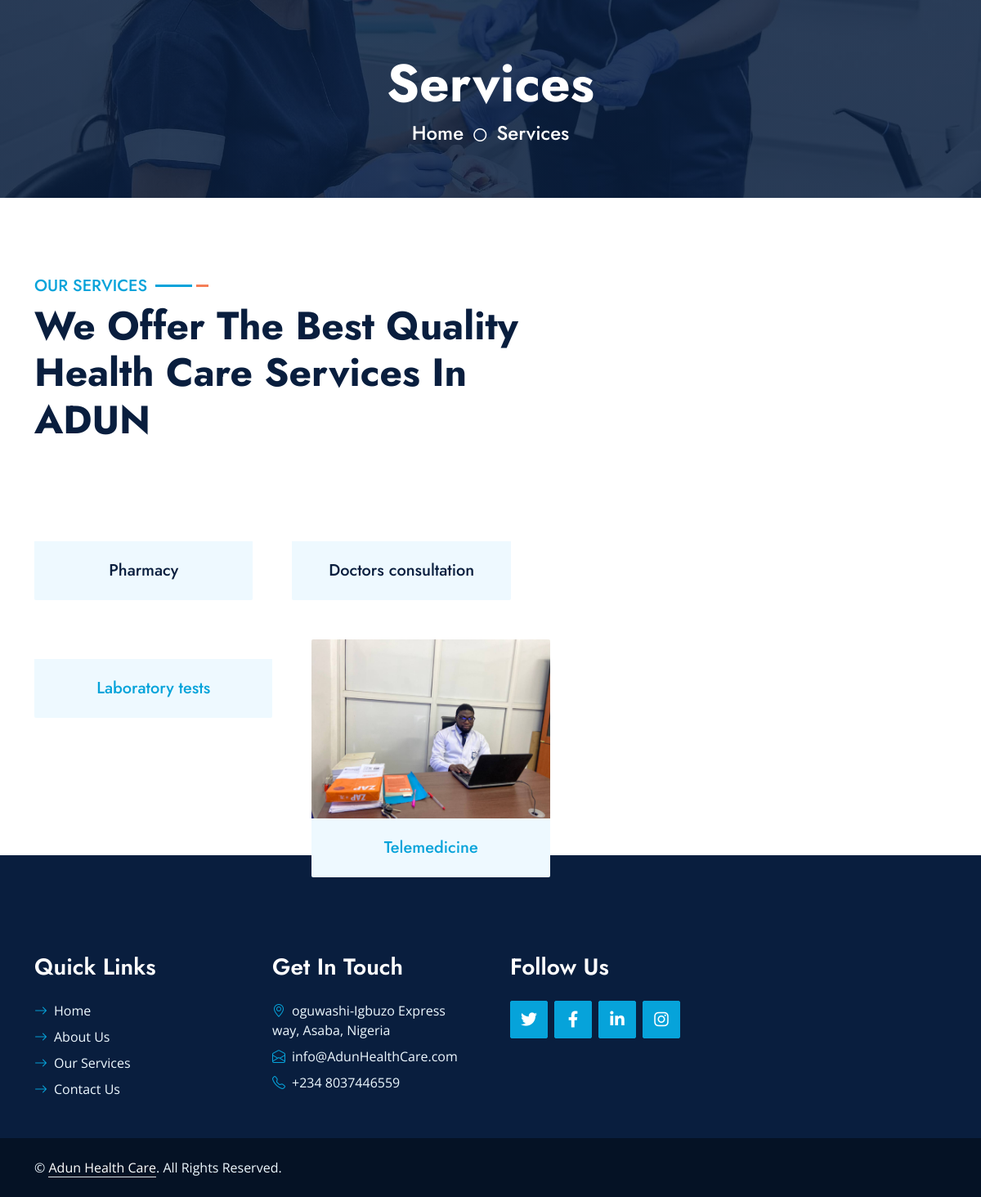
The app's page /service/ with its own data.
### Adun/models.py (models this page shows, shortened)
class Service(models.Model):
    title = models.CharField(max_length=200)
    image_url = models.ImageField(upload_to='Service/%y/%m/%d/')

### Adun/views.py (the view)
# urls.py: path('service/', views.service, name='service'),
def service(request):
    services = Service.objects.all()
    appointments = Appoint_contact.objects.all()
    context = {
        'services': services,
        'appointments': appointments
    }
    return render(request, 'service.html', context)

### Adun/templates/service.html (shortened to what this page needs)
{% extends "base.html" %}
{% load static %}
{% block content %}
    <div class="container-fluid bg-primary py-5 hero-header mb-5">
        <div class="row py-3">
            <div class="col-12 text-center">
                <h1 class="display-3 text-white animated zoomIn">Services</h1>
                <a href="" class="h4 text-white">Home</a>
                <i class="far fa-circle text-white px-2"></i>
                <a href="" class="h4 text-white">Services</a>
            </div>
        </div>
    </div>
     <div class="container-fluid py-5 wow fadeInUp" data-wow-delay="0.1s">
        <div class="container">
            <div class="row g-5 mb-5">
                <div class="col-lg-7">
                    <div class="section-title mb-5">
                        <h5 class="position-relative d-inline-block text-primary text-uppercase">Our Services</h5>
                        <h1 class="display-5 mb-0">We Offer The Best Quality Health Care Services In ADUN</h1>
                    </div>
                    <div class="row g-5">
                        <div class="row g-5">
                            {% for service in services|slice:":2" %}
                            <div class="col-md-6 service-item wow zoomIn" data-wow-delay="{{ forloop.counter0|add:"0.6"|floatformat:"1" }}s">
                                <div class="rounded-top overflow-hidden">
                                </div>
                                <div class="position-relative bg-light rounded-bottom text-center p-4">
                                    <h5 class="m-0">
                                        {% if forloop.counter == 3 %}
                                            <a href="{% url 'service' %}">{{ service.title }}</a>
                                        {% elif forloop.counter == 4 %}
                                            <a href="{% url 'service' %}">{{ service.title }}</a>
                                        {% else %}
                                            <span>{{ service.title }}</span>
                                        {% endif %}
                                    </h5>
                                </div>
                            </div>
                            {% endfor %}
                        </div>
                    </div>
                </div>
            </div>
            <div class="row g-5 wow fadeInUp" data-wow-delay="0.1s">
                <div class="col-lg-7">
                    <div class="row g-5">
                        {% for service in services|slice:"3:" %}
                        <div class="col-md-6 service-item wow zoomIn" data-wow-delay="{{ forloop.counter0|add:"0.6"|floatformat:"1" }}s">
                            <div class="rounded-top overflow-hidden">
                                <img class="img-fluid" src="{{ service.image_url.url }}" alt="">
                            </div>
                            <div class="position-relative bg-light rounded-bottom text-center p-4">
                                <h5 class="m-0">
                                    {% if forloop.counter == 1 %}
                                        <a href="{% url 'service' %}">{{ service.title }}</a>
                                    {% elif forloop.counter == 2 %}
                                        <a href="{% url 'videocall' %}">{{ service.title }}</a>
                                    {% else %}
                                        <span>{{ service.title }}</span>
                                    {% endif %}
                                </h5>
                            </div>
                        </div>
                        {% endfor %}
                    </div>
                </div>
            </div>
        </div>
    </div>
{% endblock %}

### Adun/templates/base.html (shortened to what this page needs)
<!DOCTYPE html>
{% load static %}
<html>
<head>
    <link href="https://cdnjs.cloudflare.com/ajax/libs/font-awesome/5.10.0/css/all.min.css" rel="stylesheet">
    <link href="https://cdn.jsdelivr.net/npm/bootstrap-icons@1.4.1/font/bootstrap-icons.css" rel="stylesheet">
    <link rel="stylesheet" href="https://cdnjs.cloudflare.com/ajax/libs/font-awesome/6.0.0-beta3/css/all.min.css">
    <link href="{% static 'lib/owlcarousel/assets/owl.carousel.min.css' %}" rel="stylesheet">
    <link href="{% static 'lib/animate/animate.min.css' %}" rel="stylesheet">
    <link href="{% static 'lib/tempusdominus/css/tempusdominus-bootstrap-4.min.css' %}" rel="stylesheet" />
    <link href="{% static 'lib/twentytwenty/twentytwenty.css' %}" rel="stylesheet">
    <link href="{% static 'css/bootstrap.min.css' %}" rel="stylesheet">
    <link href="{% static 'css/style.css' %}" rel="stylesheet">
</head>
<body>
    <div class="content">
        {% block content %}{% endblock %}
    </div>
    <div class="container-fluid bg-dark text-light py-5 wow fadeInUp" data-wow-delay="0.3s" style="margin-top: -75px;">
        <div class="container pt-5">
            <div class="row g-5 pt-4">
                <div class="col-lg-3 col-md-6">
                    <h3 class="text-white mb-4">Quick Links</h3>
                    <div class="d-flex flex-column justify-content-start">
                        <a class="text-light mb-2" href="{% url 'index' %}" class="nav-item nav-link {% if request.path == '/' %}active{% endif %}"><i class="bi bi-arrow-right text-primary me-2"></i>Home</a>
                        <a class="text-light mb-2" href="{% url 'about' %}" class="nav-item nav-link {% if request.path == '/about/' %}active{% endif %}"><i class="bi bi-arrow-right text-primary me-2"></i>About Us</a>
                        <a class="text-light mb-2" href="{% url 'service' %}" class="nav-item nav-link {% if request.path == '/service/' %}active{% endif %}"><i class="bi bi-arrow-right text-primary me-2"></i>Our Services</a>
                        <a class="text-light" href="{% url 'contact' %}" class="nav-item nav-link {% if request.path == '/contact/' %}active{% endif %}"><i class="bi bi-arrow-right text-primary me-2"></i>Contact Us</a>
                    </div>
                </div>
                <div class="col-lg-3 col-md-6">
                    <h3 class="text-white mb-4">Get In Touch</h3>
                    <p class="mb-2"><i class="bi bi-geo-alt text-primary me-2"></i>oguwashi-Igbuzo Express way, Asaba, Nigeria</p>
                    <p class="mb-2"><i class="bi bi-envelope-open text-primary me-2"></i>info@AdunHealthCare.com</p>
                    <p class="mb-0"><i class="bi bi-telephone text-primary me-2"></i>+234 8037446559</p>
                </div>
                <div class="col-lg-3 col-md-6">
                    <h3 class="text-white mb-4">Follow Us</h3>
                    <div class="d-flex">
                        <a class="btn btn-lg btn-primary btn-lg-square rounded me-2" href="#"><i class="fab fa-twitter fw-normal"></i></a>
                        <a class="btn btn-lg btn-primary btn-lg-square rounded me-2" href="#"><i class="fab fa-facebook-f fw-normal"></i></a>
                        <a class="btn btn-lg btn-primary btn-lg-square rounded me-2" href="#"><i class="fab fa-linkedin-in fw-normal"></i></a>
                        <a class="btn btn-lg btn-primary btn-lg-square rounded" href="#"><i class="fab fa-instagram fw-normal"></i></a>
                    </div>
                </div>
            </div>
        </div>
    </div>
    <div class="container-fluid text-light py-4" style="background: #051225;">
        <div class="container">
            <div class="row g-0">
                <div class="col-md-6 text-center text-md-start">
                    <p class="mb-md-0">&copy; <a class="text-white border-bottom" href="#">Adun Health Care</a>. All Rights Reserved.</p>
                </div>
            </div>
        </div>
    </div>
</body>
</html>

### static/css/style.css (style rules this page uses)
:root { --primary: #06A3DA; --secondary: #F57E57; --light: #EEF9FF; --dark: #091E3E; }
h1, h2, .font-weight-bold { font-weight: 700 !important; }
h3, h4, .font-weight-semi-bold { font-weight: 600 !important; }
h5, h6, .font-weight-medium { font-weight: 500 !important; }
.btn { font-family: 'Jost', sans-serif; font-weight: 600; transition: .5s; }
.btn-primary, .btn-secondary { color: #FFFFFF; }
.btn-lg-square { width: 46px; height: 46px; }
.btn-square, .btn-sm-square, .btn-lg-square { padding-left: 0; padding-right: 0; text-align: center; }
.section-title h5::before { position: absolute; content: ""; width: 45px; height: 3px; right: -55px; bottom: 11px; background: var(--primary); }
.section-title h5::after { position: absolute; content: ""; width: 15px; height: 3px; right: -75px; bottom: 11px; background: var(--secondary); }
.hero-header { background: linear-gradient(rgba(9, 30, 62, .85), rgba(9, 30, 62, .85)), url(../img/carousel-1.jpg) center center no-repeat; background-size: cover; }
.service-item img, .service-item .bg-light, .service-item .bg-light h5, .team-item .team-text { transition: .5s; }
.team-item .team-text::after, .service-item .bg-light::after { position: absolute; content: ""; top: 50%; bottom: 0; left: 15px; right: 15px; border-radius:100px / 15px; box-shadow: 0 0 15px rgba(0, 0, 0, .7); opacity: 0; transition: .5s; z-index: -1; }

### records on screen
Service: title "Pharmacy"
Service: title "Doctors consultation"
Service: title "Laboratory tests"
Service: image_url (picture), title "Telemedicine"
